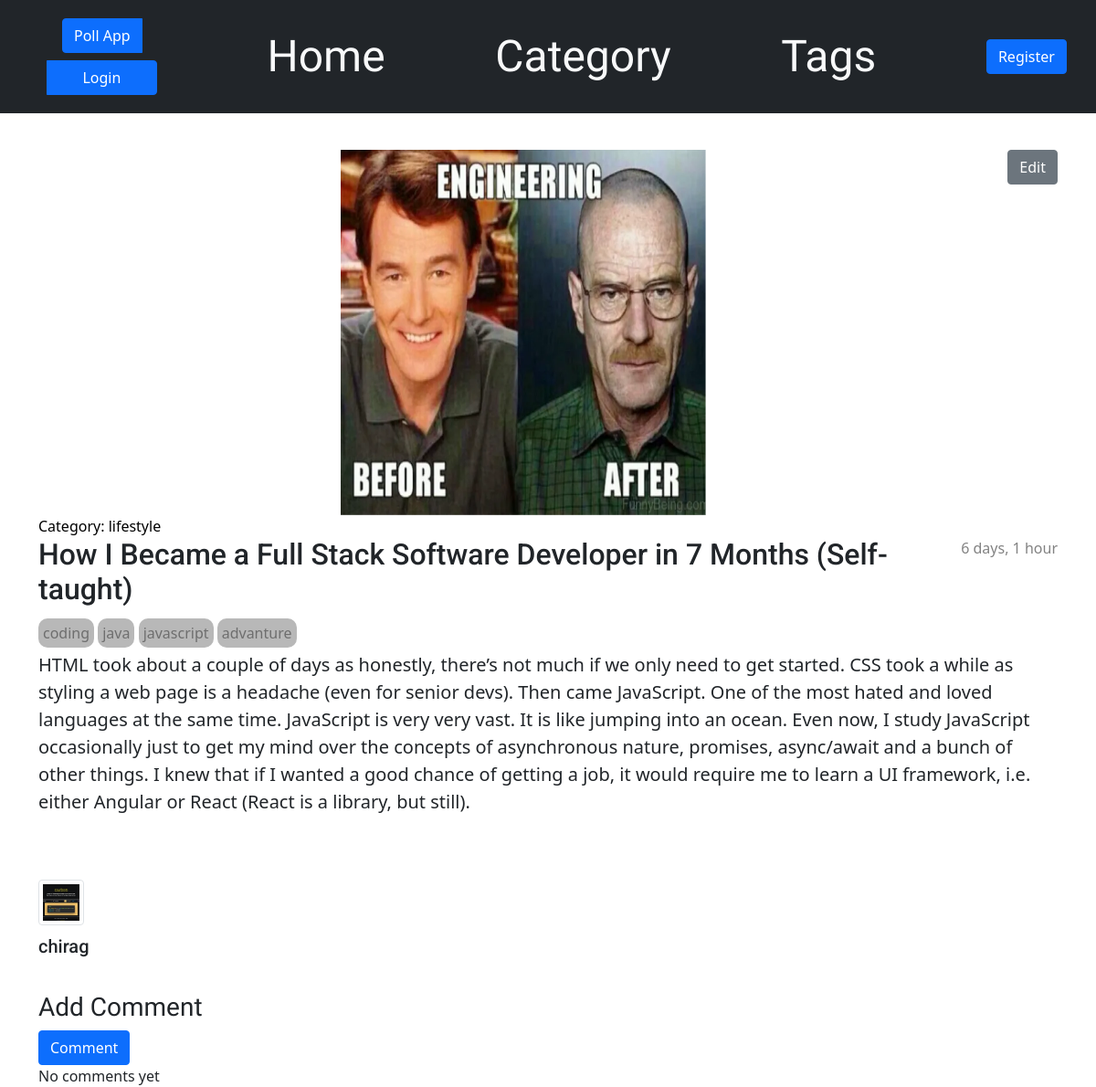
The app's page /post/how-i-became-a-full-stack-software-developer-in-7/, older data.
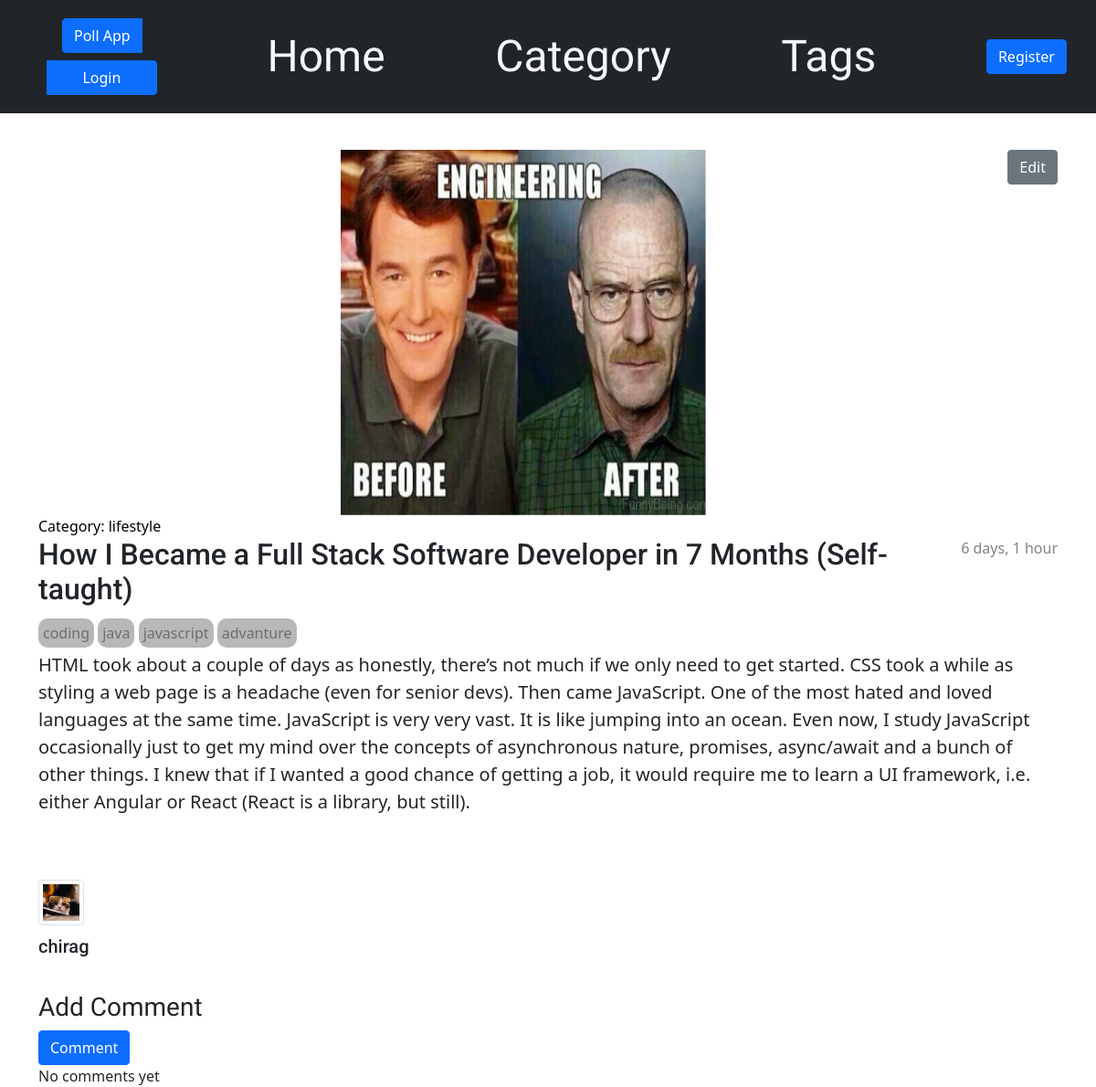
The same page, newer data.
### blog/models.py (models this page shows, shortened)
class Post(models.Model):
    author = models.ForeignKey(settings.AUTH_USER_MODEL, on_delete=models.CASCADE)
    post_cat = models.ForeignKey(Category,on_delete=models.CASCADE,null=True)
    tags = models.ManyToManyField(Tag)
    post_slug = AutoSlugField(populate_from='title', unique=True, null=True, default=None,always_update=True )
    title = models.CharField(max_length=200)
    text = models.TextField()
    created_date = models.DateTimeField(default=timezone.now, editable=False)
    published_date = models.DateTimeField(blank=True, null=True)
    image = models.ImageField(null=True,blank=True)
    feature_img = models.ImageField(null=True,blank=True)

class CustomUser(AbstractUser):
    gender = models.CharField(max_length=60,choices=GENDER_CHOICES,blank=True)
    city = models.CharField(max_length=80,blank=True)
    state = models.CharField(max_length=90,blank=True)
    country = models.CharField(max_length=50,blank=True,default='IN',choices=COUNTRY_CHOICES)
    designation = models.CharField(max_length=50,null=True,blank=True)
    img = models.ImageField(blank=True,null=True,upload_to='profile_images/',default='default_img.jpg')
    phone = models.PositiveBigIntegerField(blank=True,default=0000000)
    pincode = models.PositiveIntegerField(blank=True,null=True)
    address = models.TextField(max_length=50,blank=True,null=True)
    dob = models.DateField(blank=True,null=True)

class Category(models.Model):
    title = models.CharField(max_length=60)
    description = models.TextField(max_length=120,default="Hii this is the discription")

### blog/views.py (the view)
# urls.py: path('post/<post_slug>/', views.post_detail, name='post_detail'),
def post_detail(request, post_slug):
    post = get_object_or_404(Post, post_slug=post_slug)
    comments = post.comments.filter(active=True)
    new_comment = None
    if request.method == 'POST':
        comment_form = CommentForm(data=request.POST)
        if comment_form.is_valid():
            new_comment = comment_form.save(commit=False)
            new_comment.post = post
            new_comment.save()
            return  redirect('blog:post_detail', post_slug=post_slug)
    else:
        comment_form = CommentForm()
    return render(request, 'blog/post_detail.html',{'post':post,'comments': comments,'comment_form':comment_form})

### blog/templates/blog/post_detail.html (shortened to what this page needs)
{% extends 'blog/base.html' %}
{% load static %}
{% block content %}
<link rel="stylesheet" href="https://cdn.jsdelivr.net/npm/bootstrap@5.1.3/dist/css/bootstrap.min.css"
>
<article class="post w-100">
    <aside class="actions">
        <a class="btn btn-secondary" href="{% url 'blog:post_edit' post_slug=post.post_slug %}">
            Edit
        </a>
    </aside>
    <div style="display: flex; justify-content: center; margin-right: 15px;">
        <img src="{{post.feature_img.url}}" alt="" srcset="" style="width: 400px; aspect-ratio: 1;">
    </div>
    <a class="text-decoration-none text-black" href="{% url 'blog:Cat_post' category_slug=post.post_cat.title %}">
        <p class="card-text text-decoration-none">Category: {{ post.post_cat.title }}</p>
    </a>
    {% if post.published_date %}
    <time class="date">
        {{ post.published_date|timesince }}
    </time>
    {% endif %}
    <h2 class="card-title mb-3 custom-font text-decoration-none">{{ post.title }}</h2>
    <div class="tags mb-2 mt-2">
        {% for tag in post.tags.all %}
        <a href="{% url 'blog:Tag_post' tag_slug=tag.name %}" class=" tag">{{ tag.name }}</a>
        {% endfor %}
    </div>
    <p class="w-100 text lh-3 fs-5" style="word-wrap: break-word;">{{ post.text }}</p>
</article>
{% if post.author.img %}
<img src="{{ post.author.img.url }}" class="img-thumbnail me-3" width="50px" height="50px"
    alt="{{ post.author.username }}'s Image">
{% endif %}
<h2 class="card-title " style="margin-bottom: 35px;">
    <small style="font-size: 20px;" class="custom-font mb-3 ">{{ post.author.username }}</small>
</h2>
<h3>Add Comment</h3>
<form method="post" action="">
    <button type="submit" class="btn btn-primary" onclick="showCommentBox()">Comment</button>
</form>
{% if not post.comments.all %}
No comments yet
{% else %}
{% for comment in post.get_comments %}
{% include 'blog/comment.html' with comment=comment %}
{% endfor %}
{% endif %}
{% endblock %}

Row changes from the older to the newer data that the page shows:
changed through a linked row, Post "How I Became a Full Stack Software Developer in 7 Months (Self-taught)": author.img: a different picture
